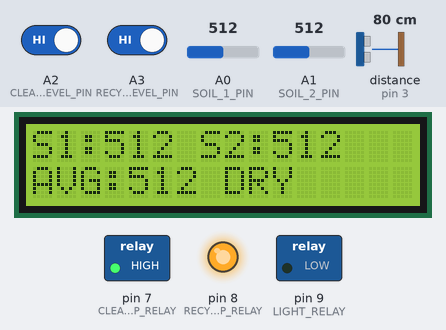
Bench run of a sketch on a simulated Arduino Uno, built with avr-gcc and run on an emulated ATmega328P. Parts: 16×2 character LCD, switched loads named in the sketch (green lamp = pin HIGH), output pins drawn as LEDs (lit = HIGH). Wiring (inferred from the names in the program): ultrasonic range finder: trigger pin 2; echo pin 3. The test bench sets the inputs (shaded band); at power-on: A2 (CLEAN_WATER_LEVEL_PIN) HIGH, distance to the obstacle (sensor on pin 3) 80 cm, A0 (SOIL_1_PIN) = 512, A1 (SOIL_2_PIN) = 512, A3 (RECYCLED_WATER_LEVEL_PIN) HIGH. The echo pulse lasts 58.3 µs per cm; pins used as bus, display or sensor lines are not drawn; what the sketch prints to the serial monitor is not drawn.

Above: at 3.7 s.
3.8 s: A2 (CLEAN_WATER_LEVEL_PIN) driven LOW
At 6.6 s:
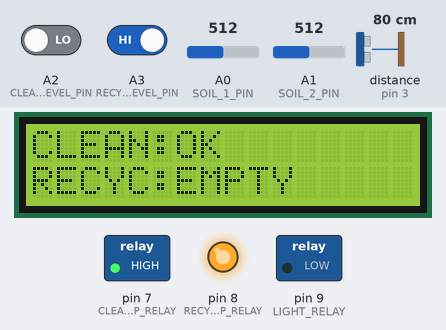
6.8 s: distance to the obstacle (sensor on pin 3) set to 120 cm
At 9.6 s:
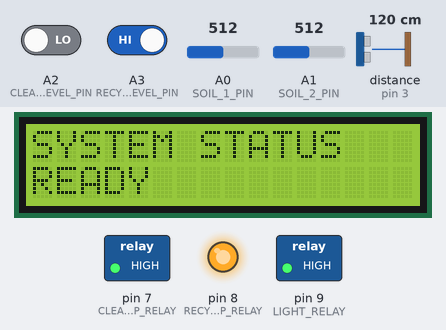
9.8 s: A0 (SOIL_1_PIN) set to 500
At 12.6 s:
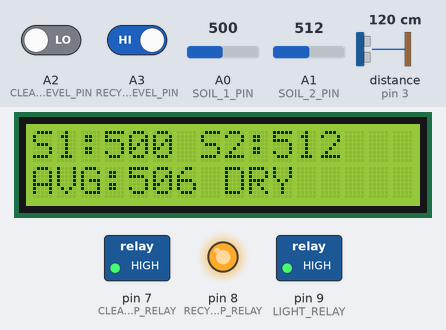
12.8 s: A0 (SOIL_1_PIN) set to 481
15.8 s: distance to the obstacle (sensor on pin 3) set to 2 cm
At 18.7 s:
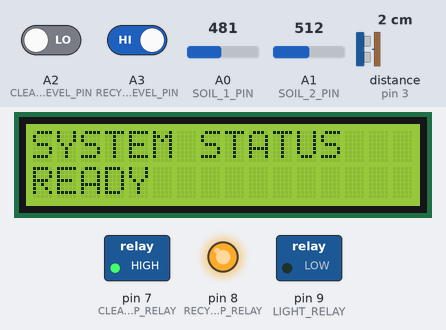
18.8 s: A1 (SOIL_2_PIN) set to 538
At 35.9 s:
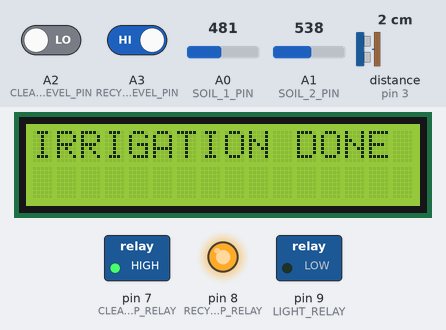
Timing chart, 0 to 36.6 s (numbered marks = the images above; inputs shaded):
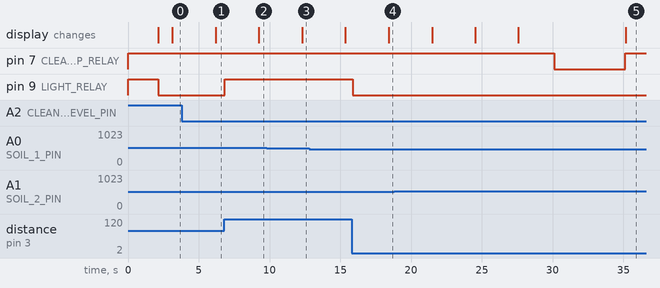

Measured:
- the behaviour switches between 520 and 521 on A1 (SOIL_2_PIN) (found by bisection; images 4 and 5)
- after the input at 3.8 s, the display: changes after 2.4 s (image 1)
- after the input at 6.8 s, pin 9 (LIGHT_RELAY): LOW → HIGH after 0.05 s
- after the input at 9.8 s, the display: changes after 2.5 s (image 3)
- after the input at 15.8 s, pin 9 (LIGHT_RELAY): HIGH → LOW after 0.08 s
- after the input at 18.8 s, pin 7 (CLEAN_PUMP_RELAY): HIGH → LOW after 11.3 s, → HIGH 5.0 s later; the display: first changes after 2.7 s (image 5 shows a later state)

The sketch:

smart_irrigation.ino
```cpp
#include <Wire.h>
#include <LiquidCrystal_I2C.h>

// =====================================================
// SMART IRRIGATION - IoT EDUCATIONAL TEST BENCH
// Arduino UNO
// =====================================================

// ---------------- LCD ----------------
LiquidCrystal_I2C lcd(0x27, 16, 2);

// ---------------- SOIL MOISTURE ----------------
const int SOIL_1_PIN = A0;
const int SOIL_2_PIN = A1;

// ---------------- WATER LEVEL SENSORS ----------------
// Float switches / digital level sensors
const int CLEAN_WATER_LEVEL_PIN   = A2;
const int RECYCLED_WATER_LEVEL_PIN = A3;

// ---------------- RELAYS ----------------
const int CLEAN_PUMP_RELAY    = 7;
const int RECYCLED_PUMP_RELAY = 8;
const int LIGHT_RELAY         = 9;

// Most relay modules are ACTIVE LOW
const int RELAY_ON  = LOW;
const int RELAY_OFF = HIGH;

// ---------------- ULTRASONIC SENSOR ----------------
const int TRIG_PIN = 2;
const int ECHO_PIN = 3;

// ---------------- SETTINGS ----------------

// Adjust this value after calibrating the soil sensors.
// Lower value = dry soil for many common sensors.
const int SOIL_DRY_THRESHOLD = 500;

// Minimum recycled water level required
// before using the recycled-water pump.
const bool WATER_AVAILABLE = HIGH;

// Presence distance in centimeters
const int PRESENCE_DISTANCE = 100;

// Irrigation duration
const unsigned long IRRIGATION_TIME = 5000;

// Time before checking soil again
const unsigned long IRRIGATION_INTERVAL = 30000;

// Display interval
const unsigned long DISPLAY_INTERVAL = 3000;

// ---------------- VARIABLES ----------------

unsigned long lastIrrigation = 0;
unsigned long lastDisplay = 0;

int soil1 = 0;
int soil2 = 0;

bool cleanWaterAvailable = false;
bool recycledWaterAvailable = false;

bool irrigationRunning = false;


// =====================================================
// SETUP
// =====================================================

void setup() {

  Serial.begin(9600);

  // Soil sensors
  pinMode(SOIL_1_PIN, INPUT);
  pinMode(SOIL_2_PIN, INPUT);

  // Water level sensors
  pinMode(CLEAN_WATER_LEVEL_PIN, INPUT_PULLUP);
  pinMode(RECYCLED_WATER_LEVEL_PIN, INPUT_PULLUP);

  // Relays
  pinMode(CLEAN_PUMP_RELAY, OUTPUT);
  pinMode(RECYCLED_PUMP_RELAY, OUTPUT);
  pinMode(LIGHT_RELAY, OUTPUT);

  // Turn everything OFF
  digitalWrite(CLEAN_PUMP_RELAY, RELAY_OFF);
  digitalWrite(RECYCLED_PUMP_RELAY, RELAY_OFF);
  digitalWrite(LIGHT_RELAY, RELAY_OFF);

  // Ultrasonic
  pinMode(TRIG_PIN, OUTPUT);
  pinMode(ECHO_PIN, INPUT);

  // LCD
  lcd.init();
  lcd.backlight();

  lcd.setCursor(0, 0);
  lcd.print("SMART IRRIGATION");

  lcd.setCursor(0, 1);
  lcd.print("IoT TEST BENCH");

  delay(2000);

  lcd.clear();

  Serial.println("================================");
  Serial.println(" SMART IRRIGATION TEST BENCH");
  Serial.println("================================");
}


// =====================================================
// LOOP
// =====================================================

void loop() {

  // Read sensors
  readSensors();

  // Manage lighting
  manageLighting();

  // Display information
  if (millis() - lastDisplay >= DISPLAY_INTERVAL) {

    lastDisplay = millis();

    displayInformation();
  }

  // Check irrigation
  if (!irrigationRunning &&
      millis() - lastIrrigation >= IRRIGATION_INTERVAL) {

    checkIrrigation();
  }

  delay(100);
}


// =====================================================
// READ SENSORS
// =====================================================

void readSensors() {

  soil1 = analogRead(SOIL_1_PIN);
  soil2 = analogRead(SOIL_2_PIN);

  // With INPUT_PULLUP:
  // LOW  = sensor activated
  // HIGH = sensor not activated
  //
  // Change the logic below if your level sensors
  // work differently.

  cleanWaterAvailable =
    digitalRead(CLEAN_WATER_LEVEL_PIN) == LOW;

  recycledWaterAvailable =
    digitalRead(RECYCLED_WATER_LEVEL_PIN) == LOW;
}


// =====================================================
// IRRIGATION MANAGEMENT
// =====================================================

void checkIrrigation() {

  int averageSoil = (soil1 + soil2) / 2;

  Serial.println();
  Serial.println("--- IRRIGATION CHECK ---");

  Serial.print("Soil 1: ");
  Serial.println(soil1);

  Serial.print("Soil 2: ");
  Serial.println(soil2);

  Serial.print("Average: ");
  Serial.println(averageSoil);

  // Soil is sufficiently wet
  if (averageSoil <= SOIL_DRY_THRESHOLD) {

    Serial.println("Soil moisture OK.");
    Serial.println("No irrigation required.");

    return;
  }

  // Soil needs water
  Serial.println("Soil is dry.");
  Serial.println("Irrigation required.");

  // ---------------------------------------------------
  // PRIORITY 1: RECYCLED WATER
  // ---------------------------------------------------

  if (recycledWaterAvailable) {

    Serial.println("Using RECYCLED WATER.");

    runPump(RECYCLED_PUMP_RELAY);

  }

  // ---------------------------------------------------
  // PRIORITY 2: CLEAN WATER
  // ---------------------------------------------------

  else if (cleanWaterAvailable) {

    Serial.println("Recycled water unavailable.");
    Serial.println("Using CLEAN WATER.");

    runPump(CLEAN_PUMP_RELAY);

  }

  // ---------------------------------------------------
  // NO WATER AVAILABLE
  // ---------------------------------------------------

  else {

    Serial.println("ERROR: No water available.");

    lcd.clear();
    lcd.setCursor(0, 0);
    lcd.print("NO WATER");

    lcd.setCursor(0, 1);
    lcd.print("CHECK RESERVOIRS");

    delay(2000);
  }
}


// =====================================================
// PUMP CONTROL
// =====================================================

void runPump(int pumpRelay) {

  irrigationRunning = true;

  Serial.println("Pump ON");

  digitalWrite(pumpRelay, RELAY_ON);

  unsigned long startTime = millis();

  while (millis() - startTime < IRRIGATION_TIME) {

    // Keep checking water level during irrigation
    readSensors();

    // Safety: stop pump if water disappears
    if (pumpRelay == RECYCLED_PUMP_RELAY &&
        !recycledWaterAvailable) {

      Serial.println("Recycled reservoir empty.");
      break;
    }

    if (pumpRelay == CLEAN_PUMP_RELAY &&
        !cleanWaterAvailable) {

      Serial.println("Clean water reservoir empty.");
      break;
    }

    delay(100);
  }

  digitalWrite(pumpRelay, RELAY_OFF);

  Serial.println("Pump OFF");

  irrigationRunning = false;

  lastIrrigation = millis();

  lcd.clear();
  lcd.setCursor(0, 0);
  lcd.print("IRRIGATION DONE");

  delay(1500);
}


// =====================================================
// LIGHTING MANAGEMENT
// =====================================================

void manageLighting() {

  long distance = getDistance();

  Serial.print("Distance: ");
  Serial.print(distance);
  Serial.println(" cm");

  if (distance > 0 && distance <= PRESENCE_DISTANCE) {

    digitalWrite(LIGHT_RELAY, RELAY_ON);

  } else {

    digitalWrite(LIGHT_RELAY, RELAY_OFF);
  }
}


// =====================================================
// ULTRASONIC DISTANCE
// =====================================================

long getDistance() {

  digitalWrite(TRIG_PIN, LOW);
  delayMicroseconds(2);

  digitalWrite(TRIG_PIN, HIGH);
  delayMicroseconds(10);

  digitalWrite(TRIG_PIN, LOW);

  long duration = pulseIn(ECHO_PIN, HIGH, 30000);

  if (duration == 0) {
    return -1;
  }

  long distance = duration * 0.034 / 2;

  return distance;
}


// =====================================================
// LCD INFORMATION
// =====================================================

void displayInformation() {

  static int screen = 0;

  lcd.clear();

  // ---------------- SCREEN 1 ----------------

  if (screen == 0) {

    lcd.setCursor(0, 0);
    lcd.print("S1:");
    lcd.print(soil1);

    lcd.print(" S2:");
    lcd.print(soil2);

    lcd.setCursor(0, 1);

    int average = (soil1 + soil2) / 2;

    lcd.print("AVG:");
    lcd.print(average);

    if (average > SOIL_DRY_THRESHOLD) {
      lcd.print(" DRY");
    } else {
      lcd.print(" OK");
    }
  }

  // ---------------- SCREEN 2 ----------------

  else if (screen == 1) {

    lcd.setCursor(0, 0);
    lcd.print("CLEAN:");

    if (cleanWaterAvailable) {
      lcd.print("OK");
    } else {
      lcd.print("EMPTY");
    }

    lcd.setCursor(0, 1);
    lcd.print("RECYC:");

    if (recycledWaterAvailable) {
      lcd.print("OK");
    } else {
      lcd.print("EMPTY");
    }
  }

  // ---------------- SCREEN 3 ----------------

  else if (screen == 2) {

    lcd.setCursor(0, 0);
    lcd.print("SYSTEM STATUS");

    lcd.setCursor(0, 1);

    if (irrigationRunning) {
      lcd.print("IRRIGATION ON");
    } else {
      lcd.print("READY");
    }
  }

  screen++;

  if (screen > 2) {
    screen = 0;
  }
}
```
